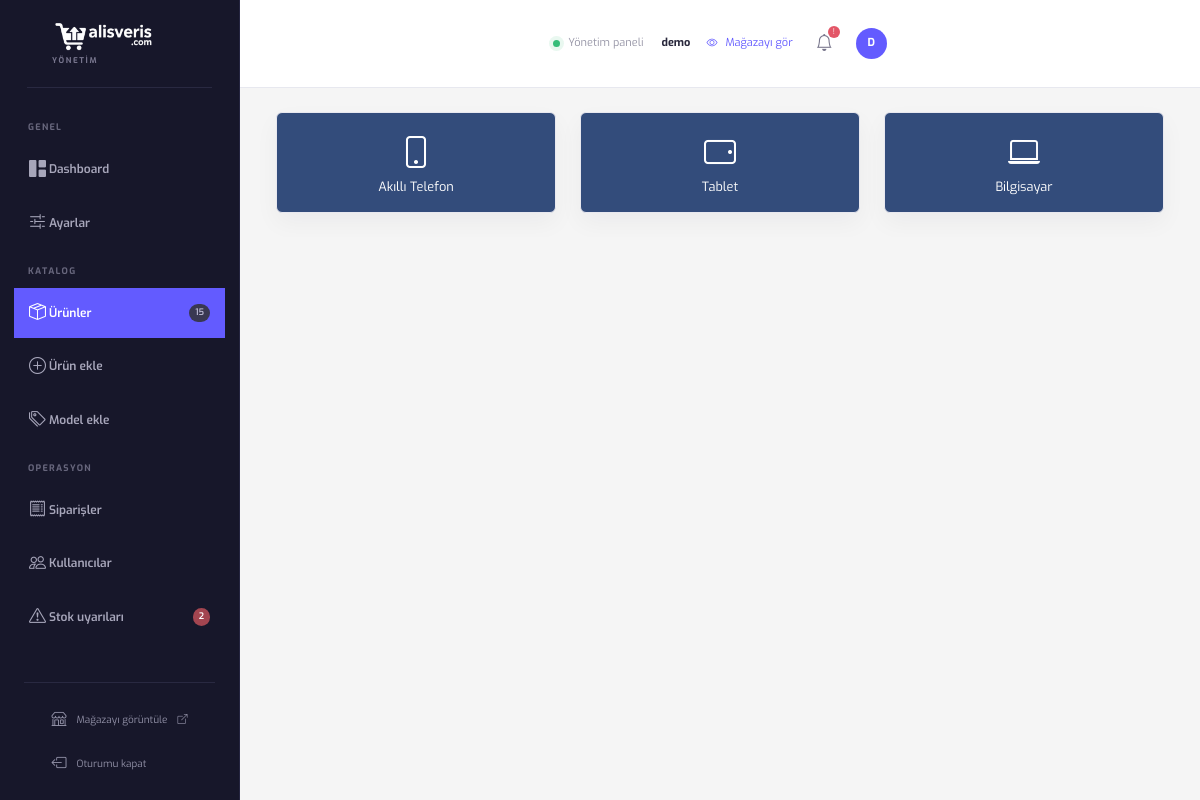
The app's page /admin/urunler.php (signed in) with its own data.
### tables this page shows
CREATE TABLE `kategori` (
  `kategori_id` int(11) NOT NULL,
  `kategori_ad` varchar(50) NOT NULL,
  `kategori_link` varchar(100) NOT NULL
);

### admin/urunler.php (the view, shortened to what this page needs)
<?php
include 'baglanti.php';
?>
<!DOCTYPE html>
<html lang="tr">
<head>
<?php include 'a-parts/head.php'; ?>
</head>
<body>
    <div class="container-fluid d-flex w-100 h-100 p-0">
        <?php include 'a-parts/header.php'; ?>
        <div class="content d-flex flex-column justify-content-start align-items-start">
            <?php include 'a-parts/content_top.php'; ?>
            <div class="row w-100 p-4">
            <?php
            $kategoriler1 = mysqli_query($conn, "SELECT kategori_ad FROM kategori WHERE kategori_id = 1");
            $kategoriler2 = mysqli_query($conn, "SELECT kategori_ad FROM kategori WHERE kategori_id = 2");
            $kategoriler3 = mysqli_query($conn, "SELECT kategori_ad FROM kategori WHERE kategori_id = 3");
            $kategori1 = mysqli_fetch_assoc($kategoriler1);
            $kategori2 = mysqli_fetch_assoc($kategoriler2);
            $kategori3 = mysqli_fetch_assoc($kategoriler3);
            ?>
                <div class="col">
                     <div class="btn-group dropdown urunler">
                        <button type="button" class="w-100 py-3" data-bs-toggle="dropdown" aria-expanded="false">
                            <i class="bi bi-phone"></i> <?php echo htmlspecialchars($kategori1['kategori_ad'])?>
                        </button>
                    </div>
                </div>
                <div class="col">
                    <div class="btn-group dropdown urunler">
                        <button type="button" class="w-100 py-3" data-bs-toggle="dropdown" aria-expanded="false">
                            <i class="bi bi-tablet-landscape"></i> <?php echo htmlspecialchars($kategori2['kategori_ad'])?>
                        </button>
                    </div>
                </div>
                <div class="col">
                    <div class="btn-group dropdown urunler">
                        <button type="button" class="w-100 py-3" data-bs-toggle="dropdown" aria-expanded="false">
                            <i class="bi bi-laptop"></i> <?php echo htmlspecialchars($kategori3['kategori_ad'])?>
                        </button>
                    </div>
                </div>
            </div>
        </div>
    </div>
</body>
</html>

### assets/css/admin.css (style rules this page uses)
* { margin: 0; padding: 0; box-sizing: border-box; font-family: 'Exo', sans-serif; }
.container-fluid { background-color: #f5f5f5; min-height: 100vh; }
body { background:#f5f6fa;color:#17172a }
.content { width:calc(100% - 240px);margin-left:240px }
.content .row { margin-left:0;margin-right:0 }
.urunler { background:#fff;border:1px solid #e8e8ef;border-radius:14px;box-shadow:0 10px 25px #17172a0b }
.urunler button { color:#17172a }
.content { width: 94%; height: 100%; margin-left: 6%; }
.urunler { width: 100%; display: flex; flex-direction: column; background-color: #334C7B; transition: all 0.4s ease; }
.urunler button { border: none; background-color: transparent; color: #FFFFFF; width: 100%; font-size: 0.8rem; display: flex; flex-direction: column; justify-content: center; align-items: center; }
.urunler button i { font-size: 2rem; }
body { overflow-x: hidden; }
.container-fluid > .content { width: calc(100% - 240px) !important; max-width: calc(100% - 240px); min-width: 0; margin-left: 240px !important; flex: 0 0 calc(100% - 240px); overflow-x: hidden; }

### records on screen
kategori: kategori_ad "Akıllı Telefon"
kategori: kategori_ad "Tablet"
kategori: kategori_ad "Bilgisayar"

### other values on screen
$productCount "15"
$lowStockCount "2"
$_SESSION['admin'] "demo"
substr($_SESSION['admin'] ?? 'A', 0, 1) "D"
